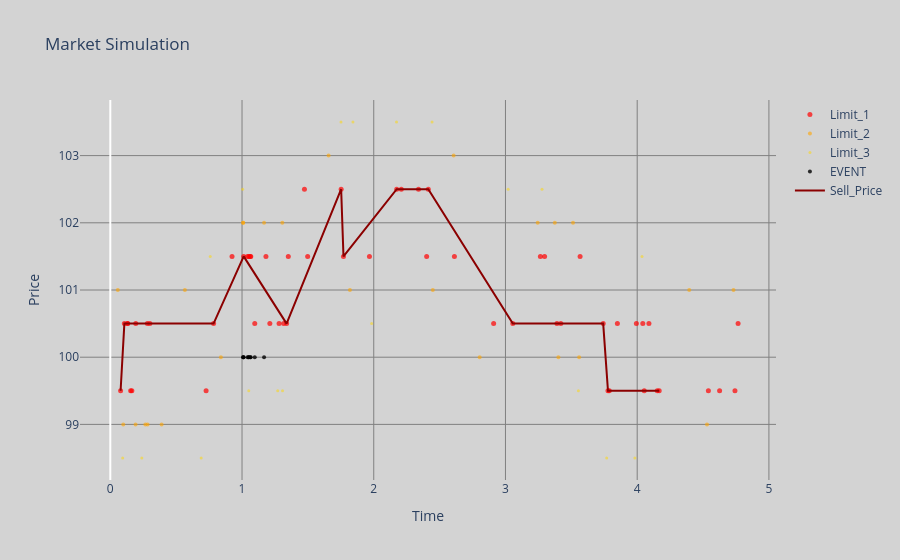

Notebook code for this chart:
### Code cell
NB_EVENTS_SIMULATED = 100
qr.Run_QR_simulated(NB_EVENTS_SIMULATED, False)
